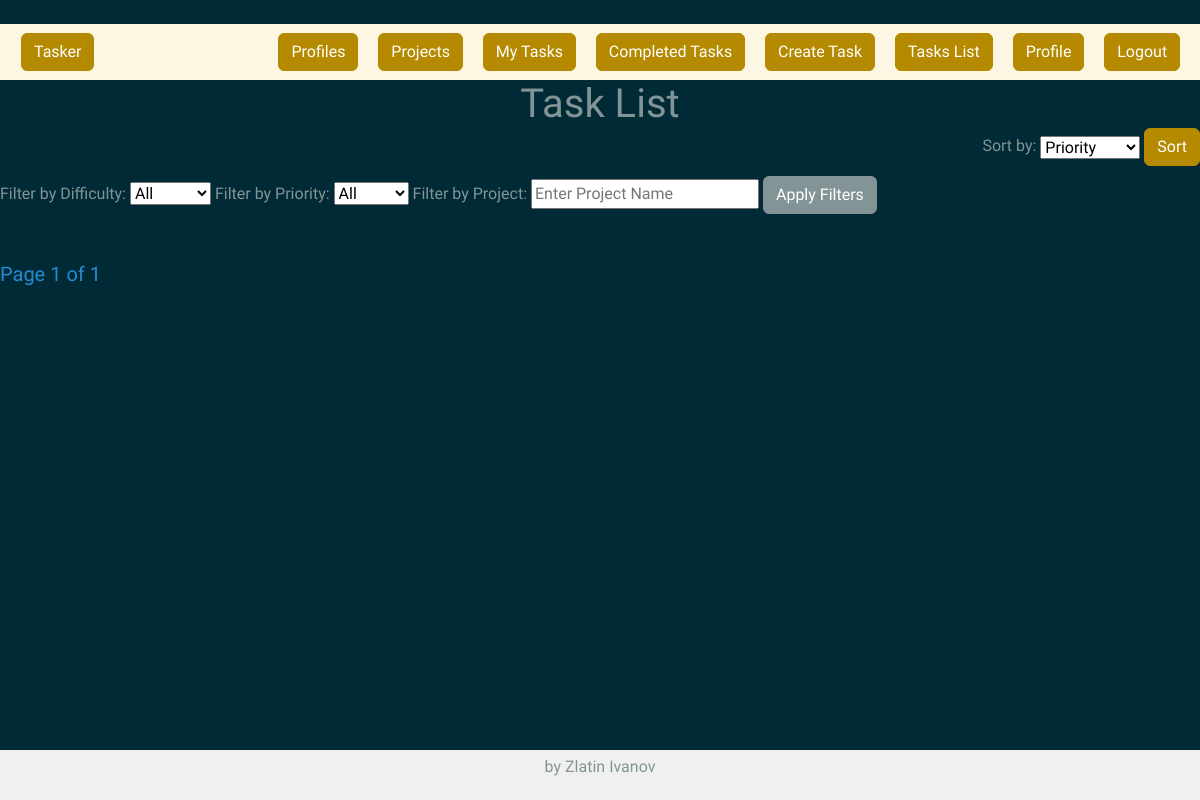
/tasks/completed/ (signed in), run on an earlier commit of the app's database.
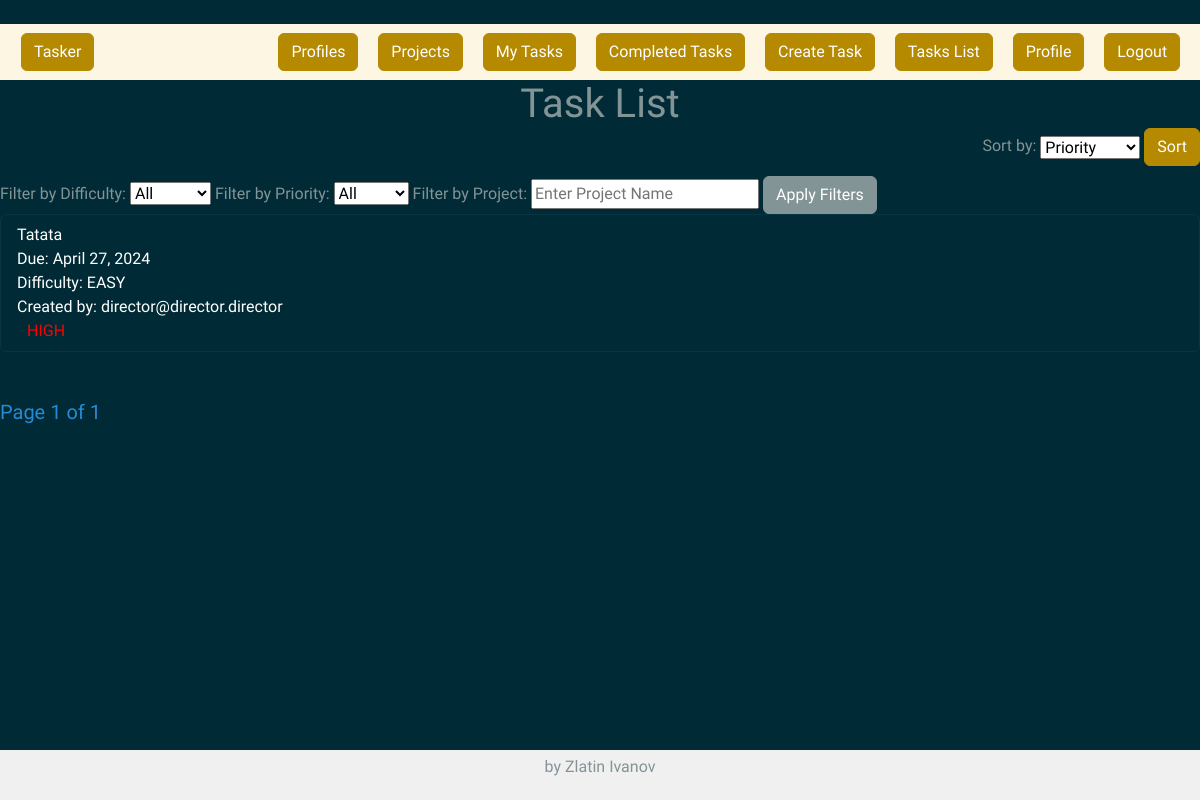
And on a later commit of the database.
### tasker/tasks/models.py (models this page shows, shortened)
class Tasks(models.Model):
    class Meta:
        verbose_name_plural = "tasks"
    title = models.CharField(
        max_length=50,
        help_text="Enter the task title",
        verbose_name="Task title",
    )
    description = models.TextField(
        max_length=500,
        help_text="Enter the task description",
        verbose_name="Task description",
    )
    due_date = models.DateField(
        help_text="Choose the task due date",
        verbose_name="Task due date",
    )
    priority = models.CharField(
        max_length=20,
        choices=PRIORITY_CHOICES,
        help_text="Choose the task priority",
        verbose_name="Task priority",
    )
    created_at = models.DateTimeField(
        auto_now_add=True,
        verbose_name="Task creation date",
    )
    project = models.ForeignKey(
        Project,
        null=True,
        blank=True,
        on_delete=models.CASCADE,
        help_text="Choose the task project",
        verbose_name="Task project",
    )
    difficulty = models.CharField(
        max_length=20,
        choices=DIFFICULTY_CHOICES,
        help_text="Choose the task difficulty",
        verbose_name="Task difficulty",
    )
    state = models.CharField(
        max_length=20,
        choices=TaskState.choices,
        default=TaskState.NOT_DONE,
        verbose_name="Task state",
    )
    assigned_to = models.ManyToManyField(
        UserModel,
        related_name='assigned_tasks',
        help_text="Choose the task assigned to",
        verbose_name="Task assigned to",
        blank=True,
        null=True,
    )
    created_by = models.ForeignKey(
        TaskerUser,
        related_name='creator',
        on_delete=models.CASCADE,
        help_text="Choose the task created by",
        verbose_name="Task created by",
    )
    completed_at = models.DateTimeField(
        null=True,
        blank=True,
        verbose_name="Task completion date",
    )

### tasker/accounts/models.py (models this page shows)
class TaskerUser(auth_models.AbstractBaseUser, auth_models.PermissionsMixin):
    email = models.EmailField(
        _("email address"),
        unique=True,
        error_messages={
            "unique": _("A user with that email already exists."),
        },
    )
    date_joined = models.DateTimeField(_("date joined"), default=timezone.now)
    is_staff = models.BooleanField(
        default=False,
    )
    is_active = models.BooleanField(
        default=True,
    )
    USERNAME_FIELD = "email"
    objects = TaskerUserManager()

### tasker/tasks/views.py (the view)
# urls.py: path("completed/", TaskCompletedListView.as_view(), name="completed_tasks"),
class TaskCompletedListView(auth_mixin.LoginRequiredMixin, views.ListView):
    model = Tasks
    template_name = 'tasks/completed_tasks_list.html'
    context_object_name = 'tasks'
    paginate_by = 10
    def get_queryset(self):
        sort_by = self.request.GET.get('sort')
        queryset = Tasks.objects.filter(state='Completed')
        if sort_by in SORT_OPTIONS:
            return queryset.order_by(SORT_OPTIONS[sort_by])
        return queryset

### templates/tasks/completed_tasks_list.html (shortened to what this page needs)
{% extends "base.html" %}
{% load static %}
{% block main_content %}
<h1>Task List</h1>
{% include "helpers/sort_tasks.html" %}
{% include "helpers/filter_tasks.html" %}
<div class="list-group">
    {% for task in tasks %}
        <a href="{% url 'task_details' pk=task.pk %}" class="list-group list-group-item list-group-item-action task-item">
            <div class="task-part">{{ task.title }}</div>
            <div class="task-part">Due: {{ task.due_date }}</div>
            <div class="task-part">Difficulty: {{ task.difficulty }}</div>
            <div class="task-part">Created by: {{ task.created_by }}</div>
            <span class="task-priority
                {% if task.priority == 'LOW' %} priority-low
                {% elif task.priority == 'NORMAL' %} priority-normal
                {% elif task.priority == 'HIGH' %} priority-high
                {% endif %}">{{ task.priority }}
            </span>
        </a>
    {% endfor %}
</div>
    {% include "common/paging/pagination.html" %}
{% endblock %}

What changed in the data, as far as the page shows it:
added Tasks: title "Tatata", due_date "April 27, 2024", difficulty "EASY", created_by "director@director.director", priority "HIGH"
